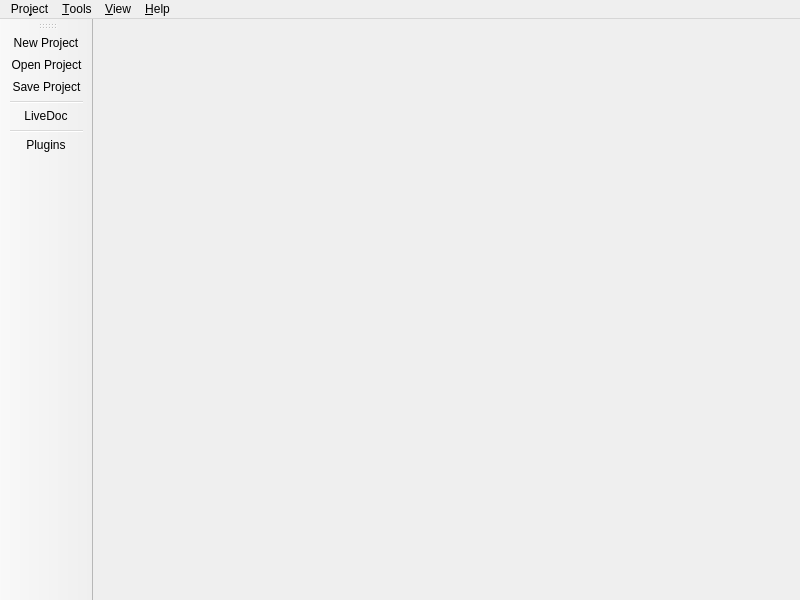
<?xml version="1.0" encoding="UTF-8"?>
<ui version="4.0">
 <class>Gui_Main_Window</class>
 <widget class="QMainWindow" name="Gui_Main_Window">
  <property name="geometry">
   <rect>
    <x>0</x>
    <y>0</y>
    <width>800</width>
    <height>600</height>
   </rect>
  </property>
  <property name="windowTitle">
   <string>RUAG Traffic Visualizer</string>
  </property>
  <widget class="QWidget" name="centralwidget"/>
  <widget class="QMenuBar" name="menubar">
   <property name="geometry">
    <rect>
     <x>0</x>
     <y>0</y>
     <width>800</width>
     <height>30</height>
    </rect>
   </property>
   <widget class="QMenu" name="menuView">
    <property name="title">
     <string>&amp;View</string>
    </property>
    <addaction name="actionLiveDoc"/>
   </widget>
   <widget class="QMenu" name="menuProject">
    <property name="title">
     <string>Pro&amp;ject</string>
    </property>
    <addaction name="newProject"/>
    <addaction name="openProject"/>
    <addaction name="separator"/>
    <addaction name="saveProject"/>
    <addaction name="saveAllProjects"/>
    <addaction name="actionWorkspace"/>
    <addaction name="actionWorkspaceManager"/>
    <addaction name="separator"/>
    <addaction name="action_Exit_Application"/>
   </widget>
   <widget class="QMenu" name="menuTools">
    <property name="title">
     <string>&amp;Tools</string>
    </property>
    <addaction name="actionPlugins"/>
   </widget>
   <widget class="QMenu" name="menuHelp">
    <property name="title">
     <string>&amp;Help</string>
    </property>
    <addaction name="actionAbout_Application"/>
    <addaction name="actionAboutQt"/>
   </widget>
   <addaction name="menuProject"/>
   <addaction name="menuTools"/>
   <addaction name="menuView"/>
   <addaction name="menuHelp"/>
  </widget>
  <widget class="QToolBar" name="toolBar">
   <property name="windowTitle">
    <string>Tool Bar</string>
   </property>
   <attribute name="toolBarArea">
    <enum>LeftToolBarArea</enum>
   </attribute>
   <attribute name="toolBarBreak">
    <bool>false</bool>
   </attribute>
   <addaction name="newProject"/>
   <addaction name="openProject"/>
   <addaction name="saveProject"/>
   <addaction name="separator"/>
   <addaction name="actionLiveDoc"/>
   <addaction name="separator"/>
   <addaction name="actionPlugins"/>
  </widget>
  <action name="actionPlugins">
   <property name="icon">
    <iconset theme="run-build-configure" resource="../res/res_core.qrc">
     <normaloff>:/core/configure-5.png</normaloff>:/core/configure-5.png</iconset>
   </property>
   <property name="text">
    <string>&amp;Plugins</string>
   </property>
   <property name="toolTip">
    <string>Plugin Manager</string>
   </property>
  </action>
  <action name="actionAboutQt">
   <property name="icon">
    <iconset theme="help-about" resource="../res/res_core.qrc">
     <normaloff>:/core/help-about-3.png</normaloff>:/core/help-about-3.png</iconset>
   </property>
   <property name="text">
    <string>&amp;About Qt</string>
   </property>
   <property name="toolTip">
    <string>About Qt</string>
   </property>
  </action>
  <action name="openProject">
   <property name="icon">
    <iconset theme="document-open" resource="../res/res_core.qrc">
     <normaloff>:/core/document-open-folder.png</normaloff>:/core/document-open-folder.png</iconset>
   </property>
   <property name="text">
    <string>&amp;Open Project</string>
   </property>
   <property name="shortcut">
    <string>Ctrl+O</string>
   </property>
  </action>
  <action name="newProject">
   <property name="icon">
    <iconset theme="folder-new" resource="../res/res_core.qrc">
     <normaloff>:/core/folder-new-7.png</normaloff>:/core/folder-new-7.png</iconset>
   </property>
   <property name="text">
    <string>&amp;New Project</string>
   </property>
   <property name="shortcut">
    <string>Ctrl+N</string>
   </property>
  </action>
  <action name="saveProject">
   <property name="enabled">
    <bool>true</bool>
   </property>
   <property name="icon">
    <iconset theme="document-save" resource="../res/res_core.qrc">
     <normaloff>:/core/document-save-5.png</normaloff>:/core/document-save-5.png</iconset>
   </property>
   <property name="text">
    <string>&amp;Save Project</string>
   </property>
   <property name="toolTip">
    <string>Save Project</string>
   </property>
   <property name="shortcut">
    <string>Ctrl+S</string>
   </property>
  </action>
  <action name="action_Hide_Project">
   <property name="enabled">
    <bool>false</bool>
   </property>
   <property name="icon">
    <iconset resource="../res/res_core.qrc">
     <normaloff>:/core/tab-close-3.png</normaloff>:/core/tab-close-3.png</iconset>
   </property>
   <property name="text">
    <string>&amp;Hide Project</string>
   </property>
   <property name="toolTip">
    <string>Hide Project</string>
   </property>
  </action>
  <action name="action_Unload_Project">
   <property name="enabled">
    <bool>false</bool>
   </property>
   <property name="icon">
    <iconset resource="../res/res_core.qrc">
     <normaloff>:/core/document-close-4.png</normaloff>:/core/document-close-4.png</iconset>
   </property>
   <property name="text">
    <string>&amp;Unload Project</string>
   </property>
  </action>
  <action name="action_Exit_Application">
   <property name="text">
    <string>E&amp;xit</string>
   </property>
   <property name="shortcut">
    <string>Ctrl+Q</string>
   </property>
  </action>
  <action name="actionLiveDoc">
   <property name="checkable">
    <bool>true</bool>
   </property>
   <property name="icon">
    <iconset theme="help-contents" resource="../res/res_core.qrc">
     <normaloff>:/core/help-contents-5.png</normaloff>:/core/help-contents-5.png</iconset>
   </property>
   <property name="text">
    <string>Live&amp;Doc</string>
   </property>
   <property name="shortcut">
    <string>F1</string>
   </property>
  </action>
  <action name="actionAbout_Application">
   <property name="icon">
    <iconset theme="help-about" resource="../res/res_core.qrc">
     <normaloff>:/core/help-about-3.png</normaloff>:/core/help-about-3.png</iconset>
   </property>
   <property name="text">
    <string>A&amp;bout This Application</string>
   </property>
  </action>
  <action name="actionWorkspaceManager">
   <property name="text">
    <string>Workspace &amp;Manager...</string>
   </property>
   <property name="toolTip">
    <string>&lt;html&gt;&lt;head/&gt;&lt;body&gt;&lt;p&gt;Manager Workspaces&lt;/p&gt;&lt;/body&gt;&lt;/html&gt;</string>
   </property>
  </action>
  <action name="saveAllProjects">
   <property name="icon">
    <iconset theme="document-save-all">
     <normalon>:/core/document-save-5.png</normalon>
    </iconset>
   </property>
   <property name="text">
    <string>Save all &amp;Projects ...</string>
   </property>
  </action>
  <action name="actionWorkspace">
   <property name="text">
    <string>Switch &amp;Workspace...</string>
   </property>
  </action>
 </widget>
 <resources>
  <include location="../res/res_core.qrc"/>
 </resources>
 <connections>
  <connection>
   <sender>action_Exit_Application</sender>
   <signal>triggered()</signal>
   <receiver>Gui_Main_Window</receiver>
   <slot>close()</slot>
   <hints>
    <hint type="sourcelabel">
     <x>-1</x>
     <y>-1</y>
    </hint>
    <hint type="destinationlabel">
     <x>399</x>
     <y>299</y>
    </hint>
   </hints>
  </connection>
 </connections>
</ui>
